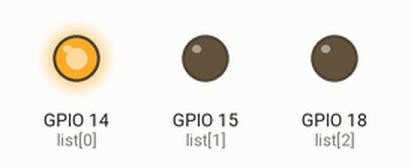
Simulated run of this program. Board: Raspberry Pi (BCM pin numbers). On the bench: output pins drawn as LEDs (lit = HIGH).

Above: at 0.5 s.
At 1.5 s:
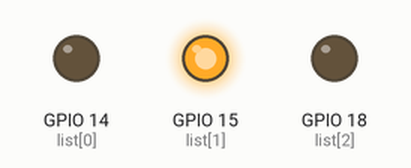
At 5.5 s:
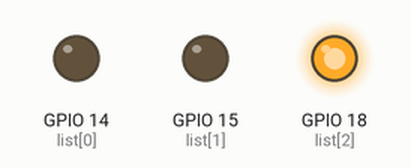
Timing chart, 0 to 6.9 s (numbered marks = the images above):
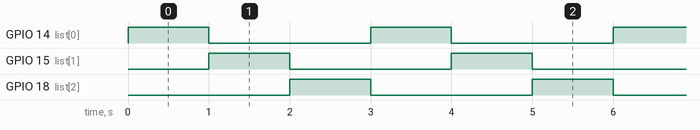

The program:

LED.py
```python
import RPi.GPIO as GPIO
import time

list = [14,15,18]

GPIO.setwarnings(False)
GPIO.setmode(GPIO.BCM)
GPIO.setup(list,GPIO.OUT)

def LED():
    for i in range(3):
        GPIO.output(list,GPIO.LOW)
        GPIO.output(list[i],GPIO.HIGH)
        time.sleep(1)

while True:
    LED()
```

Measured:
- by itself, GPIO 14 (list[0]), GPIO 15 (list[1]), GPIO 18 (list[2]): alternates HIGH for 1.0 s and LOW for 2.0 s
- by itself, everything shown: repeats every 3.0 s, in 3 steps
